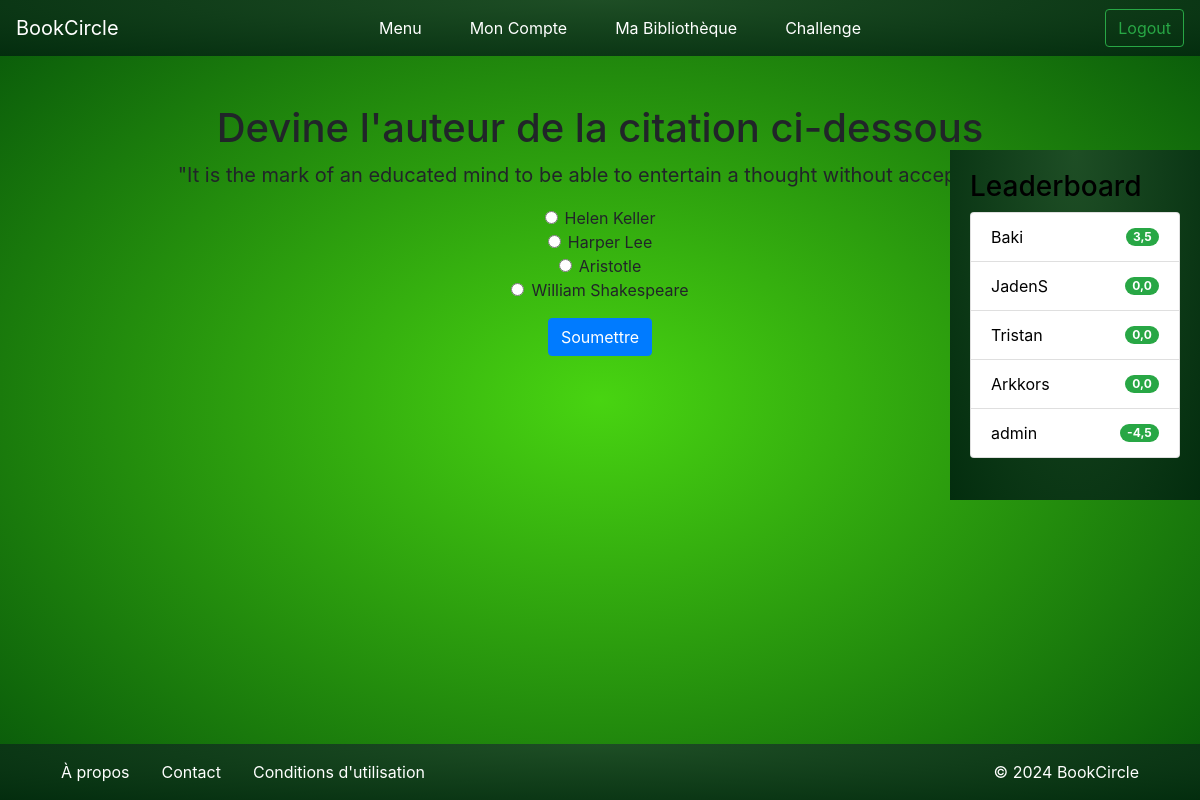
The app's page /citation/ (signed in) with its own data.
### bookc/models.py (models this page shows, shortened)
class Quote(models.Model):
    text = models.TextField()
    author = models.CharField(max_length=255)
    book_title = models.CharField(max_length=255)

class UserProfile(models.Model):
    user = models.OneToOneField(User, on_delete=models.CASCADE)
    bio = models.TextField(blank=True, null=True)
    profile_picture = models.ImageField(upload_to='profiles/', blank=True, null=True)
    date_of_birth = models.DateField(blank=True, null=True)
    score = models.FloatField(default=0)  # Nouveau champ score avec valeur par défaut 0

### bookc/views.py (the view, shortened to what this page needs)
# urls.py: path('citation/', views.citation_quiz, name='citation_quiz'),
@login_required
def citation_quiz(request):
    quote = random.choice(Quote.objects.all())
    request.session['quote_id'] = quote.id
    other_authors = list(Quote.objects.exclude(author=quote.author).values_list('author', flat=True).distinct())
    num_fake_authors = min(3, len(other_authors))
    fake_authors = random.sample(other_authors, num_fake_authors)
    options = fake_authors + [quote.author]
    random.shuffle(options)
    return render(request, 'citation.html', {
        'quote': quote,
        'options': options
    })

### bookc/context_processors.py (called while the page is built)
def leaderboard(request):
    top_users = UserProfile.objects.select_related('user').order_by('-score')[:5]  # Limite à 10 pour éviter de surcharger l'affichage
    return {
        'leaderboard_users': top_users
    }

### templates/citation.html (shortened to what this page needs)
{% extends 'base.html' %}
{% block content %}
<div class="container text-center mt-5">
    <h1> Devine l'auteur de la citation ci-dessous</h1>
    <blockquote class="blockquote">
        <p>"{{ quote.text }}"</p>
    </blockquote>
    <form method="post">
        {% for option in options %}
            <div class="form-check">
                <input class="form-check-input" type="radio" name="author" id="author{{ forloop.counter }}" value="{{ option }}">
                <label class="form-check-label" for="author{{ forloop.counter }}">
                    {{ option }}
                </label>
            </div>
        {% endfor %}
        <button type="submit" class="btn btn-primary mt-3">Soumettre</button>
    </form>
</div>
{% endblock %}

### templates/base.html (shortened to what this page needs)
<!DOCTYPE html>
<html lang="en">
<head>
    {% load static %}
    {% block style %}
        <link rel="stylesheet" href="https://cdn.jsdelivr.net/npm/bootstrap@4.0.0/dist/css/bootstrap.min.css">
        <link rel="stylesheet" href="{% static 'css/theme.css' %}">
    {% endblock style %}
</head>
<body>
    {% include "components/nav.html" %}
    <div class="d-flex">
            {% block content %}{% endblock %}
        {% include "components/sidebar.html" %}
    </div>
    {% include "components/footer.html" %}
</body>
</html>

### templates/components/nav.html (shortened to what this page needs)
<nav class="navbar navbar-expand-lg navbar-light navbar-custom">
  <a class="navbar-brand" href="#">BookCircle</a>
  <div class="collapse navbar-collapse justify-content-center" id="navbarSupportedContent">
    <ul class="navbar-nav">
      <li class="nav-item active mx-3">
        <a class="nav-link" href="{% url 'home' %}">Menu</a>
      </li>
      <li class="nav-item mx-3">
        <a href="{% url 'account' %}" class="nav-link">Mon Compte</a>
      </li>
      <li class="nav-item mx-3">
        <a class="nav-link" href="{% url 'library' %}">Ma Bibliothèque</a>
      </li>
      <li class="nav-item mx-3">
        <a class="nav-link" href="{% url 'challenge' %}">Challenge</a>
      </li>
    </ul>
  </div>
  <ul class="navbar-nav ml-auto">
    <li class="form-inline my-2 my-lg-0">
      <a class="btn btn-outline-success my-2 my-sm-0 btn_logout" href="{% url 'logout' %}">Logout</a>
    </li>
  </ul>
</nav>

### templates/components/sidebar.html
<div class="sidebar">
    <h3>Leaderboard</h3>
    <ul class="list-group">
        {% for profile in leaderboard_users %}
            <li class="list-group-item d-flex justify-content-between align-items-center">
                {{ profile.user.username }}
                <span class="badge badge-success badge-pill">{{ profile.score }}</span>
            </li>
        {% empty %}
            <li class="list-group-item">Aucun utilisateur trouvé.</li>
        {% endfor %}
    </ul>
</div>

### templates/components/footer.html
<footer class="navbar navbar-expand-lg navbar-dark footbar bg-dark mt-5" >
    <div class="container justify-content-between">
      <ul class="navbar-nav">
        <li class="foot-item mx-3">
          <a class="foot-link" href="{% url 'home' %}">À propos</a>
        </li>
        <li class="foot-item mx-3">
          <a class="foot-link" href="{% url 'home' %}">Contact</a>
        </li>
        <li class="foot-item mx-3">
          <a class="foot-link" href="{% url 'home' %}">Conditions d'utilisation</a>
        </li>
      </ul>
      <span class="navbar-text text-white mx-3">
        &copy; 2024 BookCircle
      </span>
    </div>
  </footer>

### static/css/theme.css (style rules this page uses)
html, body { height: 100%; margin: 0; }
body { min-height: 100vh; margin: 0; background: radial-gradient(ellipse at center, #48d411 0%, #07560a 100%); background-size: cover; background-position: center; background-repeat: no-repeat; }
.navbar-custom, .footbar { background: radial-gradient(ellipse farthest-corner at center top, #1e4e25 0%, #032d0e 100%); }
.nav-link, .navbar-brand, .foot-link { color: white !important; }
.footbar { position: fixed; bottom: 0; width: 100%; }
.sidebar { width: 250px; height: 350px; background: radial-gradient(ellipse farthest-corner at center top, #1e4e25 0%, #032d0e 100%); color: black; padding: 20px; position: fixed; top: 150px; right: 0; overflow-y: auto; }

### records on screen
Quote: text "It is the mark of an educated mind to be able to entertain a thought without accepting it.", options "Aristotle"
Quote: author "Helen Keller"
Quote: author "Harper Lee"
Quote: author "William Shakespeare"
UserProfile: user.username "Baki", score "3,5"
UserProfile: user.username "JadenS", score "0,0"
UserProfile: user.username "Tristan", score "0,0"
UserProfile: user.username "Arkkors", score "0,0"
UserProfile: user.username "admin", score "-4,5"
